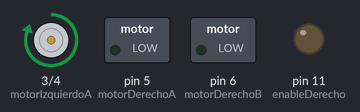
Simulated run of this sketch. Board: Arduino Uno, built with avr-gcc and run on an emulated ATmega328P. Shown: motor-driver pin pairs drawn as motors (green arrow = first pin HIGH = forward, orange = second pin HIGH = backward, longer = more drive, scaled by the enable pin), switched loads named in the sketch (green lamp = pin HIGH), output pins drawn as LEDs (lit = HIGH).

Above: at 1.0 s.
At 5.0 s:
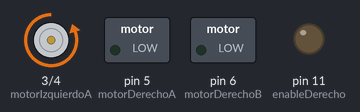
At 7.0 s:
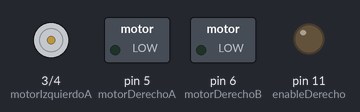
Timing chart, 0 to 10.4 s (numbered marks = the images above):
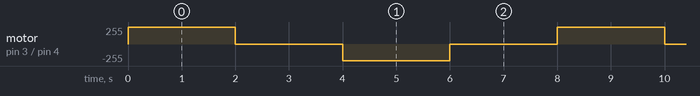

Measured:
- by itself, motor on pin 3 (motorIzquierdoA) / pin 4 (motorIzquierdoB): repeats every 8.0 s: stopped 2.0 s, backward 254/255 2.0 s, stopped 2.0 s, forward 254/255 2.0 s

The sketch:

Practica19.ino
```cpp
const byte motorIzquierdoA = 3;
const byte motorIzquierdoB = 4;
const byte motorDerechoA = 5;
const byte motorDerechoB = 6;
const byte enableIzquierdo = 10;
const byte enableDerecho = 11;

byte velocidad_inicial = 0;

void setup() {
  Serial.begin(9600);

  pinMode(motorDerechoA,OUTPUT);
  pinMode(motorDerechoB,OUTPUT);
  pinMode(motorIzquierdoA,OUTPUT);
  pinMode(motorIzquierdoB,OUTPUT);

  analogWrite (enableIzquierdo,velocidad_inicial);
  analogWrite (enableDerecho, velocidad_inicial);
}

void loop() {
  control_izq(true, 254);
  delay(2000);
  control_izq(true, 0);
  delay(2000);
  control_izq(false, 254);
  delay(2000);
  control_izq(true, 0);
  delay(2000);
}

void control_izq(bool sentido, byte vel){
  if(sentido == true){
    digitalWrite(motorIzquierdoA, HIGH);
    digitalWrite(motorIzquierdoB, LOW);
  } else {
    digitalWrite(motorIzquierdoA, LOW);
    digitalWrite(motorIzquierdoB, HIGH);
  }
  analogWrite (enableIzquierdo,vel);
}
```
